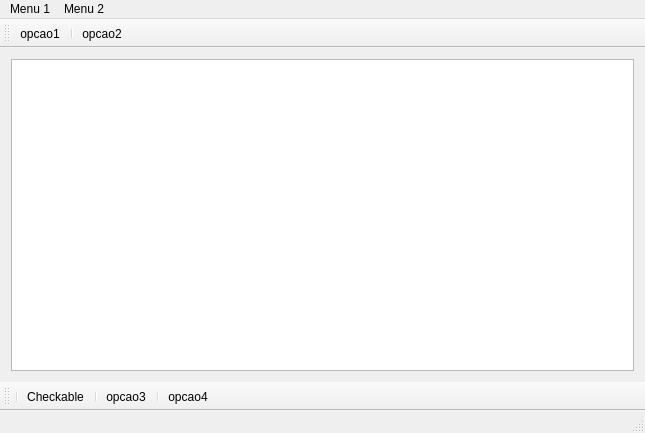
<?xml version="1.0" encoding="UTF-8"?>
<ui version="4.0">
 <class>MainWindow</class>
 <widget class="QMainWindow" name="MainWindow">
  <property name="geometry">
   <rect>
    <x>0</x>
    <y>0</y>
    <width>645</width>
    <height>433</height>
   </rect>
  </property>
  <property name="windowTitle">
   <string>MainWindow</string>
  </property>
  <widget class="QWidget" name="centralWidget">
   <layout class="QGridLayout" name="gridLayout">
    <item row="0" column="0">
     <widget class="QTextEdit" name="textEdit">
      <property name="enabled">
       <bool>true</bool>
      </property>
      <property name="frameShape">
       <enum>QFrame::StyledPanel</enum>
      </property>
      <property name="frameShadow">
       <enum>QFrame::Sunken</enum>
      </property>
      <property name="lineWidth">
       <number>1</number>
      </property>
      <property name="readOnly">
       <bool>true</bool>
      </property>
     </widget>
    </item>
   </layout>
  </widget>
  <widget class="QToolBar" name="mainToolBar">
   <attribute name="toolBarArea">
    <enum>BottomToolBarArea</enum>
   </attribute>
   <attribute name="toolBarBreak">
    <bool>false</bool>
   </attribute>
   <addaction name="separator"/>
   <addaction name="actionCheckable"/>
   <addaction name="separator"/>
   <addaction name="actionOpcao3"/>
   <addaction name="separator"/>
   <addaction name="actionOpcao4"/>
  </widget>
  <widget class="QStatusBar" name="statusBar"/>
  <widget class="QMenuBar" name="menuBar">
   <property name="geometry">
    <rect>
     <x>0</x>
     <y>0</y>
     <width>645</width>
     <height>25</height>
    </rect>
   </property>
   <widget class="QMenu" name="menuMenu_1">
    <property name="title">
     <string>Menu 1</string>
    </property>
    <addaction name="actionCheckable"/>
    <addaction name="separator"/>
    <addaction name="actionOpcao1"/>
    <addaction name="actionOpcao2"/>
   </widget>
   <widget class="QMenu" name="menuMenu_2">
    <property name="title">
     <string>Menu 2</string>
    </property>
    <addaction name="actionOpcao3"/>
    <addaction name="actionOpcao4"/>
   </widget>
   <addaction name="menuMenu_1"/>
   <addaction name="menuMenu_2"/>
  </widget>
  <widget class="QToolBar" name="toolBar">
   <property name="windowTitle">
    <string>toolBar</string>
   </property>
   <attribute name="toolBarArea">
    <enum>TopToolBarArea</enum>
   </attribute>
   <attribute name="toolBarBreak">
    <bool>false</bool>
   </attribute>
   <addaction name="actionOpcao1"/>
   <addaction name="separator"/>
   <addaction name="actionOpcao2"/>
  </widget>
  <action name="actionCheckable">
   <property name="checkable">
    <bool>true</bool>
   </property>
   <property name="text">
    <string>Checkable</string>
   </property>
  </action>
  <action name="actionOpcao1">
   <property name="text">
    <string>opcao1</string>
   </property>
   <property name="toolTip">
    <string>Dica opcao1</string>
   </property>
  </action>
  <action name="actionOpcao2">
   <property name="text">
    <string>opcao2</string>
   </property>
   <property name="toolTip">
    <string>Dica opcao2</string>
   </property>
  </action>
  <action name="actionOpcao3">
   <property name="text">
    <string>opcao3</string>
   </property>
   <property name="toolTip">
    <string>Dica opcao3</string>
   </property>
  </action>
  <action name="actionOpcao4">
   <property name="text">
    <string>opcao4</string>
   </property>
   <property name="toolTip">
    <string>Dica opcao4</string>
   </property>
  </action>
 </widget>
 <layoutdefault spacing="6" margin="11"/>
 <resources/>
 <connections>
  <connection>
   <sender>actionCheckable</sender>
   <signal>triggered()</signal>
   <receiver>MainWindow</receiver>
   <slot>cliqueCheckable()</slot>
   <hints>
    <hint type="sourcelabel">
     <x>-1</x>
     <y>-1</y>
    </hint>
    <hint type="destinationlabel">
     <x>322</x>
     <y>216</y>
    </hint>
   </hints>
  </connection>
  <connection>
   <sender>actionOpcao1</sender>
   <signal>triggered()</signal>
   <receiver>MainWindow</receiver>
   <slot>cliqueOp1()</slot>
   <hints>
    <hint type="sourcelabel">
     <x>-1</x>
     <y>-1</y>
    </hint>
    <hint type="destinationlabel">
     <x>322</x>
     <y>216</y>
    </hint>
   </hints>
  </connection>
  <connection>
   <sender>actionOpcao2</sender>
   <signal>triggered()</signal>
   <receiver>MainWindow</receiver>
   <slot>cliqueOp2()</slot>
   <hints>
    <hint type="sourcelabel">
     <x>-1</x>
     <y>-1</y>
    </hint>
    <hint type="destinationlabel">
     <x>322</x>
     <y>216</y>
    </hint>
   </hints>
  </connection>
 </connections>
 <slots>
  <slot>cliqueCheckable()</slot>
  <slot>cliqueOp1()</slot>
  <slot>cliqueOp2()</slot>
 </slots>
</ui>
